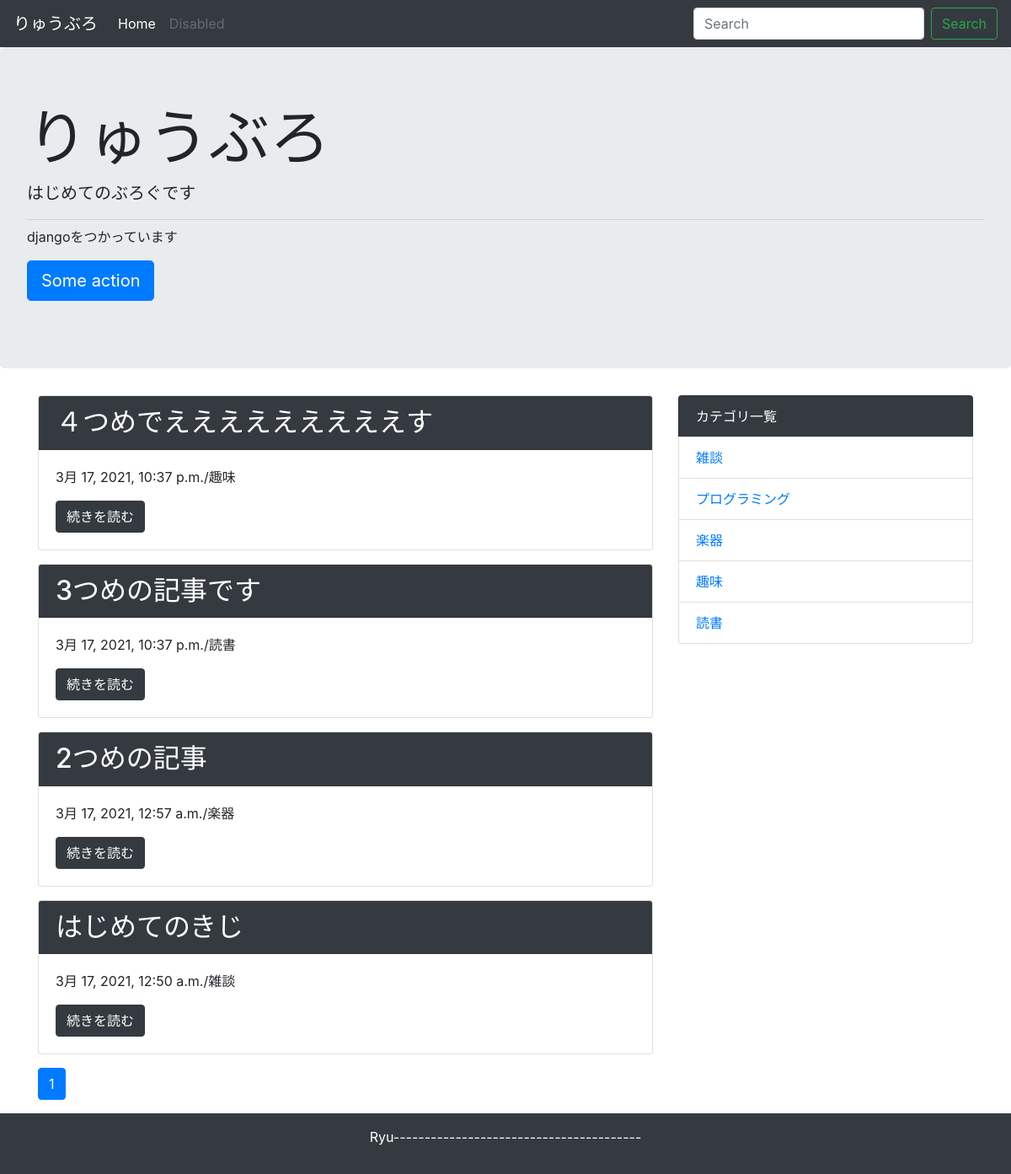
The page / on the database its author committed.
### blog/models.py (models this page shows, shortened)
class Post(models.Model):
    title = models.CharField("タイトル",max_length=255)
    text = models.TextField("本文")
    created_at = models.DateTimeField("作成日",default=timezone.now)
    category = models.ForeignKey(Category,verbose_name="カテゴリ",on_delete=models.PROTECT)

class Category(models.Model):
    name = models.CharField("カテゴリ名",max_length=255)
    created_at = models.DateTimeField("作成日",default=timezone.now)
    def __str__(self):
        return self.name

### blog/views.py (the view)
# urls.py: path('', views.IndexView.as_view(), name='index'),
class IndexView(generic.ListView):
    model = Post
    paginate_by = 5
    def get_queryset(self):
        queryset = Post.objects.order_by('-created_at')
        keyword = self.request.GET.get("keyword")
        """
        検索フォームに入力があった場合、入力内容と同じ記事タイトルを返す(__icontainsでkeywordを含むかどうか)
        "Q"を使用することによって、タイトルor本文にkeywordが含まれてるかどうかのor検索ができる
        """
        if keyword:
            queryset = queryset.filter(
            Q(title__icontains=keyword) | Q(text__icontains=keyword)
            )
        return queryset

### blog/context_processors.py (called while the page is built)
def common(request):
    Context = {
        'category_list':Category.objects.all(),
    }
    return Context

### blog/templatetags/mytag.py (called while the page is built)
@register.simple_tag
def url_replace(request, field, value):
    url_dict = request.GET.copy()
    url_dict[field] = value
    return url_dict.urlencode()

### blog/templates/blog/post_list.html
{% extends 'blog/base.html' %}
{% block content %}
    {% for post in post_list %}
        <div class="card mb-3">
            <h2 class="card-header bg-dark text-white">{{ post.title }}</h2>
            <div class="card-body">
                <p>{{ post.created_at }}/{{ post.category }}</p>
                <a href="{% url 'blog:detail' post.pk %}" class="btn btn-dark">続きを読む</a>
            </div>
        </div>
    {% endfor %}
{% include 'blog/page.html' %}
{% endblock %}

### blog/templates/blog/base.html (shortened to what this page needs)
<!doctype html>
<html lang="ja">
    <head>
        <link
            rel="stylesheet"
            href="https://maxcdn.bootstrapcdn.com/bootstrap/4.0.0-beta.2/css/bootstrap.min.css"
>
    </head>
    <body>
        <nav class="navbar navbar-expand-lg navbar-dark bg-dark">
            <a class="navbar-brand" href="#">りゅうぶろ</a>
            <div class="collapse navbar-collapse" id="navbarSupportedContent">
                <ul class="navbar-nav mr-auto">
                    <li class="nav-item active">
                        <a class="nav-link" href="{% url 'blog:index' %}">Home
                            <span class="sr-only">(current)</span></a>
                    </li>
                    <li class="nav-item">
                        <a class="nav-link disabled" href="#">Disabled</a>
                    </li>
                </ul>
                <form class="form-inline my-2 my-lg-0" method="GET" action="{% url 'blog:index' %}">
                    <input
                        class="form-control mr-sm-2"
                        type="text"
                        placeholder="Search"
                        aria-label="Search"
                        name="keyword">
                    <button class="btn btn-outline-success my-2 my-sm-0" type="submit">Search</button>
                </form>
            </div>
        </nav>
        <div class="jumbotron">
            <h1 class="display-3">りゅうぶろ</h1>
            <p class="lead">はじめてのぶろぐです</p>
            <hr class="my-2">
            <p>djangoをつかっています</p>
            <p class="lead">
                <a class="btn btn-primary btn-lg" href="#!" role="button">Some action</a>
            </p>
        </div>
        <div class="container">
            <div class="row">
                <div class="col-md-8">
                    {% block content %}{% endblock %}
                </div>
                <div class="col-md-4">
                    <ul class="list-group">
                        <li class="list-group-item bg-dark text-white">カテゴリ一覧</li>
                        {% for category in category_list %}
                            <li class="list-group-item">
                                <a href="{% url 'blog:category' category.pk %}">{{ category }}</a>
                            </li>
                        {% endfor %}
                    </ul>
                </div>
            </div>
        </div>
        <footer class="bg-dark text-white text-center py-3">
            <p>Ryu----------------------------------------</p>
        </footer>
    </body>
</html>

### blog/templates/blog/page.html (shortened to what this page needs)
{% load mytag %}
<nav aria-label="Page navigation">
  <ul class="pagination">
      {% for link_page in page_obj.paginator.page_range %}
        {% if link_page == page_obj.number %}
          <li class="page-item active">
            <a class="page-link" href="?{% url_replace request 'page' link_page %}">
              {{ link_page }}
            </a>
          </li>
        {% else %}
          <li class="page-item">
            <a class="page-link" href="?{% url_replace request 'page' link_page %}">
              {{ link_page }}
            </a>
          </li>
        {% endif %}
      {% endfor %}
  </ul>
</nav>

### rows shown on the page
Post: title "４つめでえええええええええす", created_at "3月 17, 2021, 10:37 p.m.", category "趣味"
Post: title "3つめの記事です", created_at "3月 17, 2021, 10:37 p.m.", category "読書"
Post: title "2つめの記事", created_at "3月 17, 2021, 12:57 a.m.", category "楽器"
Post: title "はじめてのきじ", created_at "3月 17, 2021, 12:50 a.m.", category "雑談"
Category: name "雑談"
Category: name "プログラミング"
Category: name "楽器"
Category: name "趣味"
Category: name "読書"

### other values the page prints
{{ link_page }} "1"
